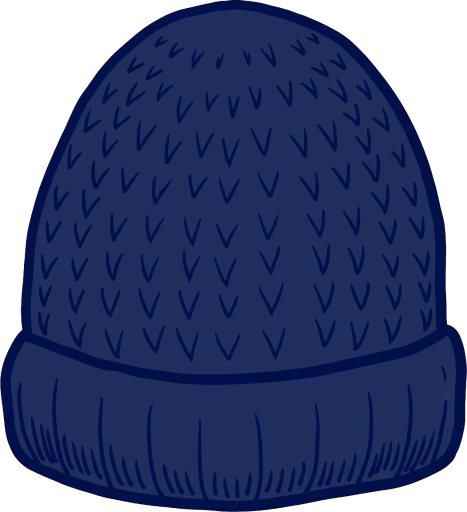
#> input picture tools/parts_keyed/prop_knitcap_a.png, 934 x 1024 px, given in place of arm_polo_umbrella_open.png, which was not available (shown at 1/2 size)
$ python verify34.py
#> lines starting #> are read from the running program, lines starting #| are printed output that depends on the picture; after the words box and inside, x2 and y2 are one past the last pixel; in counts of white or black regions, pixels touching at a corner belong together
### tools/mirror_v0134.py
#!/usr/bin/env python3
"""Exact Python mirror of PersonComposer (Kotlin) for the v0.1.34 audit (v0.1.34 wiring).

Draws from the shipped drawable-nodpi assets with the same boxes,
calibrations, rigs and anchors as PersonFigure.kt. Anchor/cal values
are read from ANCH below — keep them in sync with PersonAnchors /
PersonCanvas.topCal in the Kotlin source (the audit script prints any
drift it is told about via --check).

Geometry recap (Kotlin): the canvas rect is W x H px; the person
height ph = H / (1 + padTopRatio); the person stands at the bottom
(pt = H - ph). For canvas-family bases the body bbox is drawn at
(bl, pt, bw, ph); tops are laid into the same canvas frame with
topCal about their bbox center. The rank-5 portrait is drawn at
width ph * imgW/imgH, height ph, centered. Rigs are fractions of
the drawn body rect (bl, pt, bw, ph).
"""
import os
import sys

from PIL import Image, ImageDraw

RES = os.path.expanduser(
    "~/workspace/tenki-no-kotae/app/src/main/res/drawable-nodpi")

IMG = {}


def img(name):
    if name not in IMG:
        IMG[name] = Image.open(os.path.join(RES, name + ".png")).convert("RGBA")
    return IMG[name]

CANVAS_W, CANVAS_H = 1120.0, 2240.0

BOX = {
    "body_a": (0.1589, 0.0768, 0.8438, 0.9411),
    "body_b": (0.1580, 0.0763, 0.8446, 0.9397),
    "body_c": (0.1116, 0.0759, 0.8893, 0.9411),
    "top_tshirt": (0.1795, 0.3031, 0.8214, 0.6741),
    "top_shirt": (0.2420, 0.3125, 0.7580, 0.6263),
    "top_cardigan": (0.0839, 0.1911, 0.9170, 0.8004),
    "top_lightouter": (0.1411, 0.2741, 0.8625, 0.6920),
    "top_knitcoat": (0.1491, 0.2384, 0.8527, 0.7781),
    "top_down": (0.0598, 0.2487, 0.9411, 0.7098),
    "outfit_raincoat": (0.2348, 0.0759, 0.7670, 0.9420),
}
TOPCAL = {
    "top_tshirt": (0.64, 0.875, 0.0, 0.028),
    "top_shirt": (0.80, 0.80, 0.0, 0.014),
    "top_cardigan": (0.55, 0.45, 0.0, -0.003),
    "top_lightouter": (0.63, 0.625, 0.0, 0.000),
    "top_knitcoat": (0.67, 0.60, 0.0, 0.011),
    "top_down": (1.00, 0.575, 0.0, 0.005),
}
BODY_ART = {"BODY_A": "body_a", "BODY_B": "body_b", "BODY_C": "body_c",
            "RAINCOAT": "outfit_raincoat", "RANK5_PORTRAIT": "person_rank5",
            "RANK6_PORTRAIT": "person_rank6"}
PORTRAITS = ("RANK5_PORTRAIT", "RANK6_PORTRAIT")
TOP_ART = {"TSHIRT": "top_tshirt", "SHIRT": "top_shirt",
           "CARDIGAN": "top_cardigan", "LIGHT_OUTER": "top_lightouter",
           "KNIT_COAT": "top_knitcoat", "DOWN": "top_down"}
RIGS = {
    "BODY_A": (0.502, 0.180, 0.399, 0.248, 0.747, 0.754, 0.638, 0.241, 0.637, 0.360),
    "BODY_B": (0.480, 0.180, 0.337, 0.307, 0.689, 0.732, 0.630, 0.264, 0.630, 0.362),
    "BODY_C": (0.519, 0.180, 0.336, 0.330, 0.668, 0.893, 0.629, 0.106, 0.629, 0.316),
    "RANK5_PORTRAIT": (0.489, 0.180, 0.314, 0.306, 0.690, 0.756, 0.629, 0.242, 0.629, 0.365),
    "RANK6_PORTRAIT": (0.497, 0.180, 0.330, 0.323, 0.671, 0.80, 0.63, 0.20, 0.63, 0.328),
    "RAINCOAT": (0.507, 0.081, 0.336, 0.201, 0.743, 0.848, 0.629, 0.148, 0.629, 0.40),
}
# Measured feature lines (fractions of the body rect): the eye line
# and the mouth line of each base picture, from ink-cluster analysis
# of the shipped assets (v0.1.21). Sunglasses and the mask are placed
# from these, not from the skin-bbox fractions.
FEATURES = {
    "BODY_A": (0.216, 0.260), "BODY_B": (0.216, 0.260),
    "BODY_C": (0.216, 0.260), "RANK5_PORTRAIT": (0.217, 0.260),
    "RANK6_PORTRAIT": (0.216, 0.261), "RAINCOAT": (0.216, 0.260),
}
# anchors (mirror of PersonAnchors) — audit may override via ANCH_OVERRIDES
ANCH = {
    # *_W is the painted width over body width, *_BOTTOM the
    # painted bottom line, *_HS flattens the tall generated domes.
    "MASK_W": 1.02, "MASK_DROP": 0.020, "MASK_H": 0.068,
    "SUNG_W": 1.12,
    "MUFFLER_H": 0.27, "MUFFLER_TOP": 0.305,
    "TOWEL_H": 0.212, "TOWEL_TOP": 0.298,
    "MITTEN_H": 0.115, "MITTEN_HAND_AT": 0.42,
    "FOLD2_H": 0.30, "FOLD2_GRIP_X": 0.52, "FOLD2_GRIP_Y": 0.90,
    "UMB_WIDTH": 1.12, "UMB_TOP": 0.005, "UMB_SHAFT_X": 0.507,
    "UMB_SHAFT_W": 0.030,
    "PARASOL_W": 1.15, "PARASOL_TOP": -0.20, "PARASOL_SHAFT_X": 0.508,
    "PARASOL_SHAFT_W": 0.057,
    "UCHIWA_H": 0.20, "UCHIWA_GRIP_X": 0.502, "UCHIWA_GRIP_Y": 0.90,
    "UCHIWA_ROT": -60, "UCHIWA_DX": 0.04,
    "SWEAT_X1": 0.19, "SWEAT_X2": 0.83, "SWEAT_Y": 0.27, "SWEAT_R": 0.022,
    "SHIVER_X1": 0.045, "SHIVER_X2": 0.955, "SHIVER_TOP": 0.42,
    "SHIVER_STEP": 0.028, "SHIVER_AMP": 0.018, "SHIVER_W": 0.006,
}
ANCH_OVERRIDES = {}
# Painted box inside each hat asset (asset fractions, v0.1.23 —
# measured from the shipped PNGs' alpha). The cap asset carries
# wide transparent margins; the knit cap fills its frame.

# Cloth box inside the mask asset (asset fractions, v0.1.24 —
# measured from the shipped PNG: the white cloth component; the
# ear loops fill the rest of the width).
MASK_PAINT = (0.125, 0.027, 0.874, 0.973)

OUTFIT_FOR = {  # rank -> (base, top)
    0: ("BODY_B", "TSHIRT"), 1: ("BODY_A", "SHIRT"),
    2: ("BODY_A", "CARDIGAN"), 3: ("BODY_A", "LIGHT_OUTER"),
    4: ("BODY_A", "KNIT_COAT"), 5: ("RANK5_PORTRAIT", None),
    6: ("RANK6_PORTRAIT", None),
}


# Head layers (v0.1.25): face boxes / eye lines inside the layer
# assets, as in PersonAnchors (fractions of the layer image).
HEAD_FACE = {"CAP": (0.349, 0.556, 0.651, 0.848),
             "KNITCAP": (0.306, 0.551, 0.689, 0.845)}
# v0.1.28: per-base chin-based target face boxes (measured off the
# shipped base assets with the same detector as the layers').
HEAD_TARGET = {
    "BODY_A": (0.308, 0.180, 0.687, 0.288),
    "BODY_B": (0.307, 0.181, 0.688, 0.289),
    "BODY_C": (0.330, 0.180, 0.667, 0.288),
    "RANK5_PORTRAIT": (0.306, 0.181, 0.689, 0.289),
    "RANK6_PORTRAIT": (0.324, 0.181, 0.670, 0.279),
    "RAINCOAT": (0.251, 0.180, 0.740, 0.288),
}
HEAD_EYE_Y = {"BODY_A": 0.216, "BODY_B": 0.216, "BODY_C": 0.216,
              "RANK5_PORTRAIT": 0.217, "RANK6_PORTRAIT": 0.216,
              "RAINCOAT": 0.216}
HEAD_EYE = {"CAP": 0.654, "KNITCAP": 0.650}
HEAD_ART = {"CAP": "layer_head_cap", "KNITCAP": "layer_head_knitcap"}
# v0.1.27: the raincoat base's own variants, clipped to the hood
# opening (same canvas / face anchors as the standard layers).
HEAD_ART_RAIN = {"CAP": "layer_head_cap_rain",
                 "KNITCAP": "layer_head_knitcap_rain"}


def head_art(head, base):
    return HEAD_ART_RAIN[head] if base == "RAINCOAT" else HEAD_ART[head]


def body_aspect(base):
    if base == "RANK5_PORTRAIT":
        return 405 / 1024
    if base == "RANK6_PORTRAIT":
        return 448 / 1024
    b = BOX[BODY_ART[base]]
    return (b[2] - b[0]) * CANVAS_W / ((b[3] - b[1]) * CANVAS_H)


def head_layer_rect(head, base, bl, pt, bw, ph):
    """(left, top, w, h): PersonAnchors.headLayerRect's math
    (v0.1.28): non-uniform scale — the layer's face box is drawn
    onto the base's measured target face box (width ratio x,
    height ratio y) — positioned by the face centre x and the
    eye line, for every base including the raincoat."""
    im = img(head_art(head, base))
    iw, ih = im.size
    ll, lt, lr, lb = HEAD_FACE[head]
    tl, tt, tr, tb = HEAD_TARGET[base]
    w = (tr - tl) * bw / (lr - ll)
    h = (tb - tt) * ph / (lb - lt)
    left = bl + (tl + tr) / 2 * bw - (ll + lr) / 2 * w
    top = pt + HEAD_EYE_Y[base] * ph - HEAD_EYE[head] * h
    return left, top, w, h


# ---- v0.1.26: arm layers + umbrella variants ----
# ARM mirrors PersonAnchors.armAnchor (grip, shaft, dw_frac,
# dh_frac, rot in PIL degrees); placement mirrors
# tools/sleeve_arms/preview_sleeve_arms.py, the source of truth.
ARM = {
    "arm_polo_umbrella_open":
        {"grip": (0.658615, 0.84), "shaft": 0.647945, "dw_frac": 1.686703, "dh_frac": 0.95, "rot": 0},
    "arm_polo_umbrella_folding":
        {"grip": (0.40, 0.40), "shaft": None, "dw_frac": None, "dh_frac": 0.70, "rot": 12},
    "arm_polo_parasol":
        {"grip": (0.658615, 0.84), "shaft": 0.647945, "dw_frac": 1.686703, "dh_frac": 0.95, "rot": 0},
    "arm_polo_uchiwa":
        {"grip": (0.235, 0.842), "shaft": None, "dw_frac": 0.690, "dh_frac": 0.351, "rot": 0},
    "arm_cardigan_umbrella_open":
        {"grip": (0.613639, 0.84), "shaft": 0.596996, "dw_frac": 1.801914, "dh_frac": 0.95, "rot": 0},
    "arm_cardigan_umbrella_folding":
        {"grip": (0.42, 0.40), "shaft": None, "dw_frac": None, "dh_frac": 0.70, "rot": 24},
    "arm_knitcoat_umbrella_open":
        {"grip": (0.686082, 0.85), "shaft": 0.675423, "dw_frac": 1.689600, "dh_frac": 0.95, "rot": 0},
    "arm_knitcoat_umbrella_folding":
        {"grip": (0.42, 0.40), "shaft": None, "dw_frac": None, "dh_frac": 0.70, "rot": 24},
    # v0.1.34: the parasols take their rain layers' anchors verbatim.
    "arm_cardigan_parasol":
        {"grip": (0.613639, 0.84), "shaft": 0.596996, "dw_frac": 1.801914, "dh_frac": 0.95, "rot": 0},
    "arm_knitcoat_parasol":
        {"grip": (0.686082, 0.85), "shaft": 0.675423, "dw_frac": 1.689600, "dh_frac": 0.95, "rot": 0},
}
ARM_ART = {  # (top, held) -> drawable name (PersonAnchors.armArt)
    ("TSHIRT", "OPEN"): "arm_polo_umbrella_open",
    ("SHIRT", "OPEN"): "arm_polo_umbrella_open",
    ("TSHIRT", "FOLDED"): "arm_polo_umbrella_folding",
    ("SHIRT", "FOLDED"): "arm_polo_umbrella_folding",
    ("TSHIRT", "PARASOL"): "arm_polo_parasol",
    ("SHIRT", "PARASOL"): "arm_polo_parasol",
    ("CARDIGAN", "OPEN"): "arm_cardigan_umbrella_open",
    ("LIGHT_OUTER", "OPEN"): "arm_cardigan_umbrella_open",
    ("CARDIGAN", "FOLDED"): "arm_cardigan_umbrella_folding",
    ("LIGHT_OUTER", "FOLDED"): "arm_cardigan_umbrella_folding",
    ("KNIT_COAT", "OPEN"): "arm_knitcoat_umbrella_open",
    ("KNIT_COAT", "FOLDED"): "arm_knitcoat_umbrella_folding",
    ("CARDIGAN", "PARASOL"): "arm_cardigan_parasol",
    ("LIGHT_OUTER", "PARASOL"): "arm_cardigan_parasol",
    ("KNIT_COAT", "PARASOL"): "arm_knitcoat_parasol",
}
# (base, top, held) -> (drawable, inner rect) (PersonAnchors.variant*)
VARIANT = {
    ("RANK5_PORTRAIT", None, "OPEN"): ("rank5_umbrella_open",
                                       (0.13722, 0.0818, 0.83162, 0.9999)),
    ("RANK5_PORTRAIT", None, "FOLDED"): ("rank5_umbrella_folding",
                                         (0.0002, -0.0011, 1.0002, 1.0000)),
    ("RANK6_PORTRAIT", None, "OPEN"): ("rank6_umbrella_open",
                                       (0.1386, 0.1361, 0.89884, 0.9999)),
    ("RANK6_PORTRAIT", None, "FOLDED"): ("rank6_umbrella_folding",
                                         (0.0016, -0.0023, 0.9756, 1.0000)),
    ("RAINCOAT", None, "OPEN"): ("raincoat_umbrella_open",
                                 (0.12858, 0.1690, 0.73986, 0.9998)),
    ("RAINCOAT", None, "FOLDED"): ("raincoat_umbrella_folding",
                                   (-0.0001, -0.0007, 0.8948, 1.0000)),
    # v0.1.34: parasol variants — repaints of the OPEN pictures,
    # so the OPEN inner rects verbatim.
    ("RANK5_PORTRAIT", None, "PARASOL"): ("rank5_umbrella_parasol",
                                          (0.13722, 0.0818, 0.83162, 0.9999)),
    ("RANK6_PORTRAIT", None, "PARASOL"): ("rank6_umbrella_parasol",
                                          (0.1386, 0.1361, 0.89884, 0.9999)),
    ("RAINCOAT", None, "PARASOL"): ("raincoat_umbrella_parasol",
                                    (0.12858, 0.1690, 0.73986, 0.9998)),
}


PATCH_FOR = {
    "BODY_B": ("patch_hand_b", (0.685, 0.575, 0.800, 0.670)),
    "BODY_A": ("patch_hand_a", (0.685, 0.575, 0.800, 0.680)),
}


def arm_art(top, held):
    return ARM_ART.get((top, held))


def variant_of(base, top, held):
    return VARIANT.get((base, top, held))


def arm_rect(name, rig, bl, pt, bw, ph):
    a = ARM[name]
    im = img(name)
    dh = a["dh_frac"] * ph
    dw = a["dw_frac"] * bw if a["dw_frac"] else dh * im.size[0] / im.size[1]
    hx = bl + rig[5] * bw
    hy = pt + rig[6] * ph
    anchor_x = a["shaft"] if a["shaft"] is not None else a["grip"][0]
    return (hx - anchor_x * dw, hy - a["grip"][1] * dh, dw, dh)


def arm_poke(spec):
    name = arm_art(spec.get("top"), spec.get("held"))
    if not name:
        return 0.0
    bw = body_aspect(spec["base"]) * 1000.0
    r = arm_rect(name, RIGS[spec["base"]], 0.0, 0.0, bw, 1000.0)
    return max(0.0, -r[1] / 1000.0)


# [6 lines left out: function variant_poke, not called in this run]


def pad_top_ratio(spec):
    import math
    pad = 0.0
    # v0.1.29: a whole-picture variant owns the held item — its
    # poke is the only held-item contribution.
    if variant_of(spec["base"], spec.get("top"), spec.get("held")):
        vpoke = variant_poke(spec)
        if vpoke > 0:
            pad = max(pad, math.ceil((vpoke + 0.005) * 100) / 100)
    else:
        arm = arm_art(spec.get("top"), spec.get("held"))
        if spec.get("held") == "PARASOL" and not arm:
            pad = 0.34
        poke = arm_poke(spec)
        if poke > 0:
            pad = max(pad, math.ceil((poke + 0.005) * 100) / 100)
    head = spec.get("head")
    if head in ("CAP", "KNITCAP"):
        bw = body_aspect(spec["base"]) * 1000.0
        _, top, _, _ = head_layer_rect(head, spec["base"], 0.0, 0.0, bw, 1000.0)
        poke = max(0.0, -top / 1000.0)
        pad = max(pad, math.ceil((poke + 0.005) * 100) / 100)
    return pad


# [264 lines left out: functions sky, paste, paste_rot, draw, spec_for, not called in this run]


def render(spec, W=760, H=900):
    return draw(sky(W, H), spec, W, H).convert("RGB")

### tools/audit34/measure34.py
#!/usr/bin/env python3
"""v0.1.34 measurement pass: for every umbrella appearance combo,
measure in composite space (760x900, the mirror's frame):
  - hair bbox (from the head layer / base portrait, placed by the
    mirror's own math)
  - canopy bbox (arm layer top blob / variant top blob)
  - canopy width / hair width, apex offset from head centre,
    rim height at the hair's left & right edges, canvas margins.
These numbers set the new canopy's design targets."""
import os
import sys

import numpy as np
from PIL import Image

sys.path.insert(0, os.path.expanduser("~/workspace/tenki-no-kotae/tools"))
import mirror_v0133 as M  # noqa: E402

RES = M.RES
W, H = 760, 900
# apex x (asset px) of each arm layer's canopy — v0.1.33 values;
# the audit34 preview overrides this for candidate layers.
APEX_PX = {"arm_polo_umbrella_open": 390,
           "arm_cardigan_umbrella_open": 290 + 80,
           "arm_knitcoat_umbrella_open": 353}


def alpha(name):
    return np.asarray(M.img(name))[:, :, 3] > 0


def frame(spec):
    """Replicates mirror.draw's preamble: returns (bl, pt, bw, ph)."""
    pad = M.pad_top_ratio(spec)
    ph = H / (1.0 + pad)
    pt = H - ph
    base = spec["base"]
    if base in M.PORTRAITS:
        bw = ph * M.body_aspect(base)
    else:
        box = M.BOX[M.BODY_ART[base]]
        scale = ph / ((box[3] - box[1]) * M.CANVAS_H)
        bw = (box[2] - box[0]) * M.CANVAS_W * scale
    bl = (W - bw) / 2
    return bl, pt, bw, ph


def hair_bbox_asset(name, face_frac_top=0.62):
    """Hair extent inside a head-layer asset: the widest alpha run
    over the rows above `face_frac_top` of the asset (the face /
    neck below is narrower), plus the hair's top row."""
    al = alpha(name)
    h, w = al.shape
    rows = []
    for y in range(int(h * face_frac_top)):
        xs = np.where(al[y])[0]
        rows.append((xs.min(), xs.max()) if len(xs) else None)
    tops = [y for y, r in enumerate(rows) if r]
    left = min(r[0] for r in rows if r)
    right = max(r[1] for r in rows if r)
    return left, tops[0], right, w, h


def canopy_bbox_arm(name):
    """Canopy extent inside an arm layer: per-column bottom of the
    top blob (draw_canopy32's method, corridor interpolated)."""
    sys.path.insert(0, os.path.join(os.path.dirname(__file__), "..", "audit32"))
    from draw_canopy32 import canopy_bottom
    al = alpha(name)
    bot = canopy_bottom(al)
    cols = [x for x in range(al.shape[1]) if al[:bot[x] + 1, x].any()]
    top = min(np.where(al[:, x])[0].min() for x in cols)
    return cols[0], top, cols[-1], bot, al.shape[1], al.shape[0]


def report_arm(label, base, top):
    spec = {"base": base, "top": top, "held": "OPEN", "head": "CAP",
            "sunglasses": True, "mask": False, "neck": None,
            "mittens": False, "sweat": False, "shiver": False}
    bl, pt, bw, ph = frame(spec)
#> in img, returned value is the input picture: PIL image 934x1024 RGBA; mean R, G, B, A 19.6, 31, 71.4, 201.5
#> call 2 of img, with name = 'layer_head_cap'
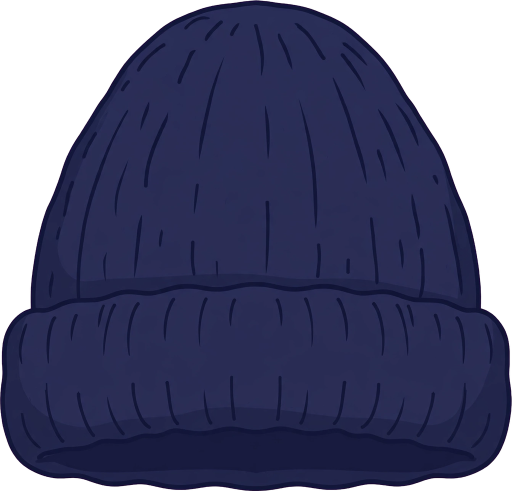
#> input picture tools/parts_keyed/prop_knitcap_b.png, 1024 x 982 px, given in place of layer_head_cap.png, which was not available (shown at 1/2 size)
#> in img, returned value is the input picture: PIL image 1024x982 RGBA; mean R, G, B, A 28.7, 30.9, 61.2, 196.1
#> bl = 228.4; pt = 137.3; bw = 303.3; ph = 762.7
    rig = M.RIGS[base]
    # hair via the head layer
    hl, ht, w, h = M.head_layer_rect("CAP", base, bl, pt, bw, ph)
#> hl = 187.9; ht = 117.5; w = 382.6; h = 282.1
    hx0, hy0, hx1, aw, ah = hair_bbox_asset(M.head_art("CAP", base))
#> in alpha, `return np.asarray(M.img(name))[:, :, 3] > 0`:
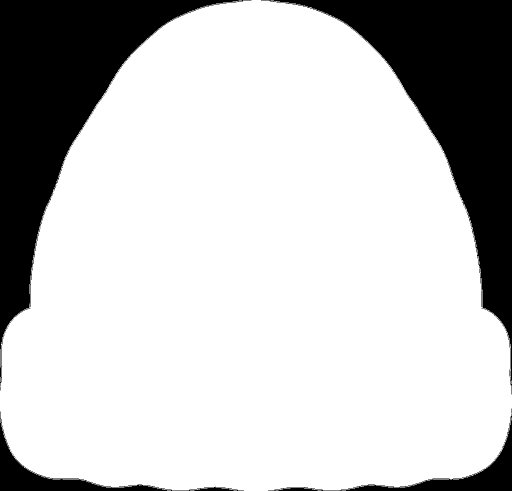
#> returned value: shape (982, 1024) bool (shown at 1/2 size); 77.5% white; 70 black regions (65 under 20 px), largest, box (x1, y1, x2, y2) and area: (522, 0, 1024, 789) 103870, (0, 0, 503, 772) 103453, (536, 827, 1024, 982) 9681, (0, 823, 488, 982) 9618, (963, 582, 964, 614) 32
#> after the loop in hair_bbox_asset, `for y in range(int(h * face_frac_top)):`: rows = 608 pairs, first value 59 to 486, second value 538 to 964
#> in hair_bbox_asset, `tops = [y for y, r in enumerate(rows) if r]`: tops = 608 values from 0 to 607
#> in hair_bbox_asset, `left = min(r[0] for r in rows if r)`: left = 59
#> in hair_bbox_asset, `right = max(r[1] for r in rows if r)`: right = 964
#> hx0 = 59; hy0 = 0; hx1 = 964; aw = 1024; ah = 982
    hair_l = hl + hx0 / aw * w
#> hair_l = 210
    hair_r = hl + hx1 / aw * w
#> hair_r = 548.1
    hair_t = ht + hy0 / ah * h
#> hair_t = 117.5
    face_cx = bl + rig[0] * bw
#> face_cx = 373.9
    eye_y = pt + M.HEAD_EYE_Y[base] * ph
#> eye_y = 302
    # canopy via the arm layer
    name = M.arm_art(top, "OPEN")
    r = M.arm_rect(name, rig, bl, pt, bw, ph)
#> r = (118.9, 9.15, 511.5, 724.6)
    cx0, cy0, cx1, bot, aw2, ah2 = canopy_bbox_arm(name)
#> call 2 of alpha, with name = 'arm_polo_umbrella_open'
#> in alpha (call 2), `return np.asarray(M.img(name))[:, :, 3] > 0`:
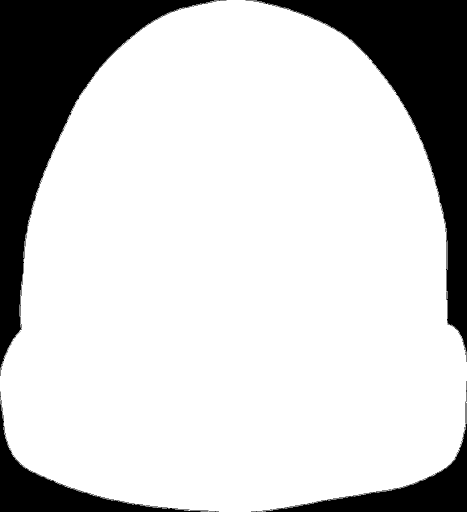
#> returned value: shape (1024, 934) bool (shown at 1/2 size); 79.5% white; 96 black regions (88 under 20 px), largest, box (x1, y1, x2, y2) and area: (0, 0, 453, 752) 85492, (491, 0, 934, 724) 74768, (502, 806, 934, 1024) 17802
#> after the loop in canopy_bottom, `for x in range(W):`: bot = 934 values, max 1023 at index 416, min 480 at index 893, mean 983.1
    can_l = r[0] + cx0 / aw2 * r[2]
    can_r = r[0] + cx1 / aw2 * r[2]
    can_t = r[1] + cy0 / ah2 * r[3]
    # rim y at the hair's left/right edges (asset column -> layer y)
    # [5 lines left out: function rim_at, not called in this run]
    apex_x = r[0] + APEX_PX[name] / aw2 * r[2]
    print(f"[{label}] base={base} top={top} layer={name}")
    print(f"  hair : x {hair_l:6.1f}..{hair_r:6.1f} (w {hair_r-hair_l:6.1f}) "
          f"top y {hair_t:6.1f}  eye y {eye_y:6.1f}  face_cx {face_cx:6.1f}")
    print(f"  canopy: x {can_l:6.1f}..{can_r:6.1f} (w {can_r-can_l:6.1f}) "
          f"top y {can_t:6.1f}  apex_x {apex_x:6.1f} (off {apex_x-face_cx:+.1f})")
    print(f"  ratio canopy/hair = {(can_r-can_l)/(hair_r-hair_l):.3f}   "
          f"margins L {can_l:.0f} R {W-can_r:.0f}")
    print(f"  rim y at hair L edge {rim_at(hair_l):6.1f} / R edge "
          f"{rim_at(hair_r):6.1f}   (hair top {hair_t:.1f}, eye {eye_y:.1f})")
    print(f"  ph {ph:.1f} pt {pt:.1f} bw {bw:.1f}")


# [45 lines left out: function report_variant, not called in this run]


# [9 lines that do not run on import are left out]

### tools/audit32/draw_canopy32.py
#!/usr/bin/env python3
"""v0.1.32: rebuild the open-umbrella composition in the three
umbrella arm layers (polo / cardigan / knitcoat), at the user's
decision (「傘の構図を作り直す（雨傘・日傘そろって頭の真上に）」).

What changes and what does not:
- The arm, sleeve and fist art is NOT touched: every pixel outside
  the erased canopy + shaft corridor stays byte-identical to the
  v0.1.31 assets (asserted below).
- The canopy and the shaft above the fist are redrawn
  programmatically (no generated art): the canopy is a dome whose
  apex sits over the head's centre (solved per layer against the
  mirror's placement math for every base the layer serves), the
  whole canopy fits inside the layer frame, and the shaft is one
  straight line from the apex to the point where the old shaft
  enters the fist (measured per layer), so the join is seamless.
- Each layer is re-canvassed wider (transparent padding) so the
  centred canopy has room; the Kotlin anchors are recomputed so
  every kept pixel lands on exactly the same composite position
  as before (see anchors32.txt / PersonFigure.kt).
"""
import math
import os

import numpy as np
from PIL import Image, ImageDraw

ROOT = os.path.expanduser("~/workspace/tenki-no-kotae")
RES = os.path.join(ROOT, "app/src/main/res/drawable-nodpi")
OUT = os.path.join(ROOT, "tools/audit32")

INK = (1, 23, 82)          # ribs / outline (sampled median)
CLOTH_A = (32, 44, 97)     # panel shade A (sampled median)
CLOTH_B = (36, 49, 103)    # panel shade B (a breath lighter)

SS = 3  # supersample for the new art

# per-layer plan (new-canvas coordinates)
PLAN = {
    "arm_polo_umbrella_open": dict(
        w2=720, off=0, ax=390, ay=55, hw=300, dome_h=280, sag=25,
        shaft_hint=490),
    "arm_cardigan_umbrella_open": dict(
        w2=746, off=80, ax=290, ay=55, hw=285, dome_h=280, sag=25,
        shaft_hint=340),
    "arm_knitcoat_umbrella_open": dict(
        w2=655, off=0, ax=353, ay=55, hw=280, dome_h=280, sag=25,
        shaft_hint=490),
}


def canopy_bottom(al):
    """Per-column bottom of the top blob, with the shaft/arm
    corridors interpolated from their neighbours (the v0.1.31
    parasol script's method)."""
    H, W = al.shape
    bot = np.zeros(W, dtype=int)
    for x in range(W):
        col = al[:, x]
        last, gap, started = 0, 0, False
        for y in range(H):
            if col[y]:
                last, gap, started = y, 0, True
            elif started:
                gap += 1
                if gap >= 20:
                    break
        bot[x] = last
    # Columns whose blob runs deeper than any canopy ever does
    # (the shaft / arm / fist corridors) take the canopy's bottom
    # interpolated from the honest canopy columns. (A local-median
    # rule fails inside the wide arm corridor, where the whole
    # window is deep — that was the v0.1.32 first-draft bug: it
    # erased the arm down to the fist.)
    corridor = bot > 420
#> (the run stopped early here; a loop or call above may not have finished)
